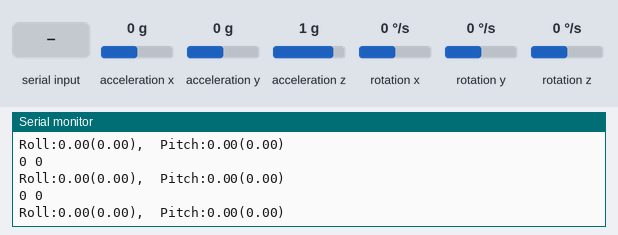
Recording of a sketch running on a simulated Arduino Uno, built with avr-gcc and run on an emulated ATmega328P. Parts: the last lines printed to the serial monitor. Wiring (inferred from the names in the program): MPU-6050 motion sensor at I2C address 0x68. Inputs (shaded band) come from the test bench; at power-on: acceleration x 0 g, acceleration y 0 g, acceleration z 1 g, rotation x 0 °/s, rotation y 0 °/s, rotation z 0 °/s.

Above: at 3.0 s.
3.1 s: acceleration x set to -1.4 g
At 3.7 s:
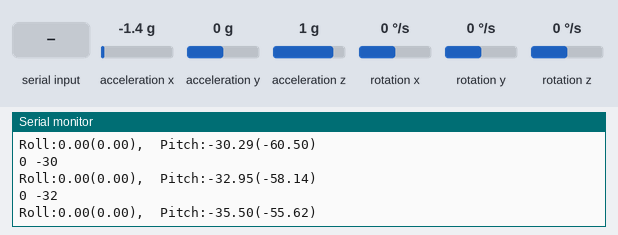
6.1 s: acceleration y set to -1.4 g
At 6.41 s:
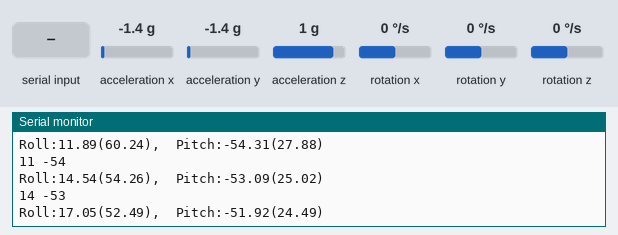
9.1 s: "1\n" received over the second serial link
12.1 s: acceleration z set to -1.4 g
At 12.12 s:
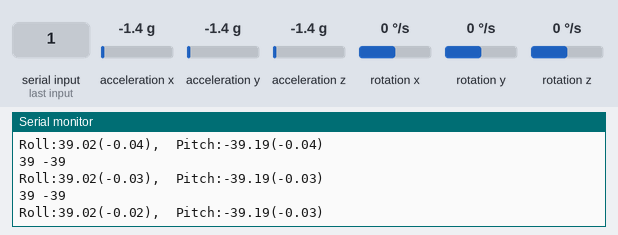
15.1 s: rotation x set to -100 °/s
At 15.21 s:
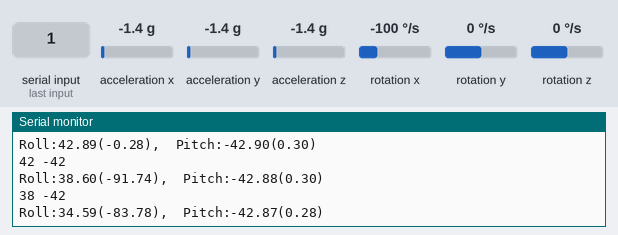
18.1 s: rotation y set to -100 °/s
At 18.28 s:
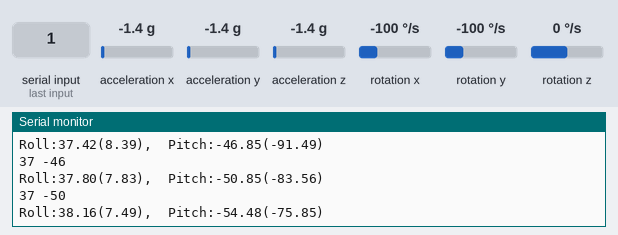
Timing chart, 0 to 21.1 s (numbered marks = the images above; inputs shaded):
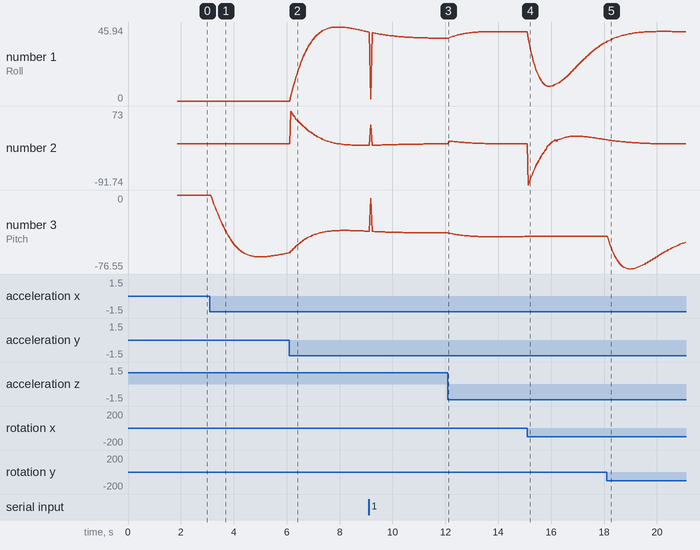

Measured:
- after the input at 3.1 s, the serial monitor: prints a new line after 0.06 s (image 1)
- plotted number 3: 0 → -59.98 after the input at 3.1 s

The sketch:

angle.ino
```cpp
#include <Kalman.h>
#include <Wire.h>
#include <Math.h>
#include <SoftwareSerial.h>
SoftwareSerial Bluetooth(2, 3); //2 <-> Tx , 3 <-> Rx

char c = ' ';
float fRad2Deg = 57.295779513f; //將弧度轉為角度的乘數
const int MPU = 0x68; //MPU-6050的I2C地址
const int nValCnt = 7; //一次讀取寄存器的數量

const int nCalibTimes = 1000; //校準時讀數的次數
int calibData[nValCnt]; //校準數據

unsigned long nLastTime = 0; //上一次讀數的時間
float fLastRoll = 0.0f; //上一次濾波得到的Roll角
float fLastPitch = 0.0f; //上一次濾波得到的Pitch角
Kalman kalmanRoll; //Roll角濾波器
Kalman kalmanPitch; //Pitch角濾波器

void setup() {
  Serial.begin(9600); //初始化串口，指定波特率
  Serial.println("ready");
  Bluetooth.begin(9600);
  Wire.begin(); //初始化Wire庫
  WriteMPUReg(0x6B, 0); //啟動MPU6050設備

  Calibration(); //執行校準
  nLastTime = micros(); //記錄當前時間
}

void loop() {
  if(Bluetooth.available())
  {
    c=Bluetooth.read();
    Serial.write(c);
  }
  int readouts[nValCnt];
  ReadAccGyr(readouts); //讀出測量值

  float realVals[7];
  Rectify(readouts, realVals); //根據校準的偏移量進行糾正

  //計算加速度向量的模長，均以g為單位
  float fNorm = sqrt(realVals[0] * realVals[0] + realVals[1] * realVals[1] + realVals[2] * realVals[2]);
  float fRoll = GetRoll(realVals, fNorm); //計算Roll角
  if (realVals[1] > 0) {
    fRoll = -fRoll;
  }
  float fPitch = GetPitch(realVals, fNorm); //計算Pitch角
  if (realVals[0] < 0) {
    fPitch = -fPitch;
  }

  //計算兩次測量的時間間隔dt，以秒為單位
  unsigned long nCurTime = micros();
  float dt = (double)(nCurTime - nLastTime) / 1000000.0;
  //對Roll角和Pitch角進行卡爾曼濾波
  float fNewRoll = kalmanRoll.getAngle(fRoll, realVals[4], dt);
  float fNewPitch = kalmanPitch.getAngle(fPitch, realVals[5], dt);
  //跟據濾波值計算角度速
  float fRollRate = (fNewRoll - fLastRoll) / dt;
  float fPitchRate = (fNewPitch - fLastPitch) / dt;

 //更新Roll角和Pitch角
  fLastRoll = fNewRoll;
  fLastPitch = fNewPitch;
  //更新本次測的時間
  nLastTime = nCurTime;

  //向串口打印輸出Roll角和Pitch角，運行時在Arduino的串口監視器中查看
  Serial.print("Roll:");
  Serial.print(fNewRoll); Serial.print("(");
  Serial.print(fRollRate); Serial.print("),\tPitch:");
  Serial.print(fNewPitch); Serial.print("(");
  Serial.print(fPitchRate); Serial.print(")\n");
  String sentString = String((int)fNewRoll) + " " + String((int)fNewPitch) + "\n";
  Serial.print(sentString);
  for (int i=0; i<sentString.length(); ++i) {
    char ch = sentString[i];
    Bluetooth.write(ch);
  }
//  Bluetooth.write();
//  Bluetooth.write(" \n");
////  Bluetooth.write();
////  Bluetooth.write('\n');
  delay(20);
}

//向MPU6050寫入一個字節的數據
//指定寄存器地址與一個字節的值
void WriteMPUReg(int nReg, unsigned char nVal) {
  Wire.beginTransmission(MPU);
  Wire.write(nReg);
  Wire.write(nVal);
  Wire.endTransmission(true);
}

//從MPU6050讀出一個字節的數據
//指定寄存器地址，返回讀出的值
unsigned char ReadMPUReg(int nReg) {
  Wire.beginTransmission(MPU);
  Wire.write(nReg);
  Wire.requestFrom(MPU, 1, true);
  Wire.endTransmission(true);
  return Wire.read();
}

//從MPU6050讀出加速度計三個分量、溫度和三個角速度計
//保存在指定的數組中
void ReadAccGyr(int *pVals) {
  Wire.beginTransmission(MPU);
  Wire.write(0x3B);
  Wire.requestFrom(MPU, nValCnt * 2, true);
  Wire.endTransmission(true);
  for (long i = 0; i < nValCnt; ++i) {
    pVals[i] = Wire.read() << 8 | Wire.read();
  }
}

//對大量讀數進行統計，校準平均偏移量
void Calibration()
{
  float valSums[7] = {0.0f, 0.0f, 0.0f, 0.0f, 0.0f, 0.0f, 0.0};
  //先求和
  for (int i = 0; i < nCalibTimes; ++i) {
    int mpuVals[nValCnt];
    ReadAccGyr(mpuVals);
    for (int j = 0; j < nValCnt; ++j) {
      valSums[j] += mpuVals[j];
    }
  }
  //再求平均
  for (int i = 0; i < nValCnt; ++i) {
    calibData[i] = int(valSums[i] / nCalibTimes);
  }
  calibData[2] += 16384; //設芯片Z軸豎直向下，設定靜態工作點。
}

//算得Roll角。算法見文檔。
float GetRoll(float *pRealVals, float fNorm) {
  float fNormXZ = sqrt(pRealVals[0] * pRealVals[0] + pRealVals[2] * pRealVals[2]);
  float fCos = fNormXZ / fNorm;
  return acos(fCos) * fRad2Deg;
}

//算得Pitch角。算法見文檔。
float GetPitch(float *pRealVals, float fNorm) {
  float fNormYZ = sqrt(pRealVals[1] * pRealVals[1] + pRealVals[2] * pRealVals[2]);
  float fCos = fNormYZ / fNorm;
  return acos(fCos) * fRad2Deg;
}

//對讀數進行糾正，消除偏移，並轉換為物理量。公式見文檔。
void Rectify(int *pReadout, float *pRealVals) {
  for (int i = 0; i < 3; ++i) {
    pRealVals[i] = (float)(pReadout[i] - calibData[i]) / 16384.0f;
  }
  pRealVals[3] = pReadout[3] / 340.0f + 36.53;
  for (int i = 4; i < 7; ++i) {
    pRealVals[i] = (float)(pReadout[i] - calibData[i]) / 131.0f;
  }
}
```
